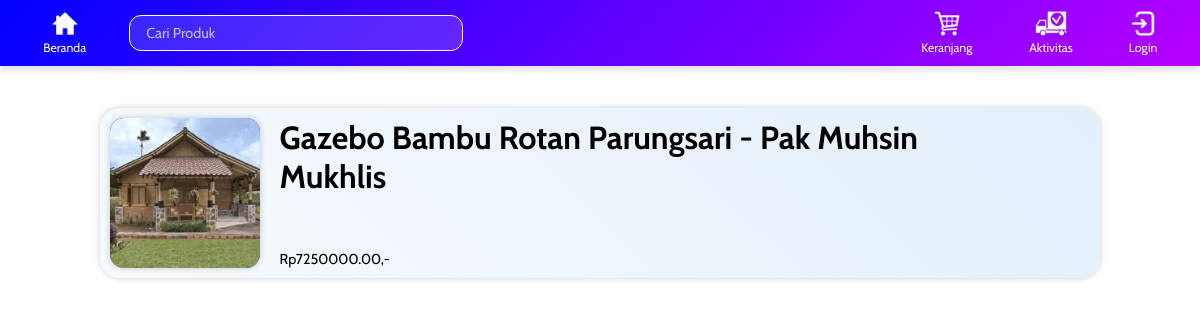
The page /order_detail.php?id=1 on the database its author committed.
### tables this page shows
CREATE TABLE `tbl_pemesanan` (
  `id_pemesanan` int(11) NOT NULL,
  `id_pelanggan` int(11) NOT NULL,
  `tipe_pelanggan` varchar(7) NOT NULL,
  `id_produk` int(11) NOT NULL,
  `jumlah` int(11) NOT NULL,
  `waktu_pemesanan` datetime NOT NULL,
  `total_harga` decimal(10,2) NOT NULL,
  `status` varchar(255) NOT NULL
);

CREATE TABLE `tbl_produk` (
  `id_produk` int(11) NOT NULL,
  `id_penjual` int(11) NOT NULL,
  `nama` varchar(255) NOT NULL,
  `deskripsi` text NOT NULL,
  `harga` decimal(10,2) NOT NULL,
  `stok` int(11) NOT NULL,
  `visual` varchar(255) NOT NULL,
  `format_visual` varchar(5) NOT NULL,
  `rating` decimal(3,2) NOT NULL,
  `jenis_produk` int(11) NOT NULL,
  `kondisi` varchar(10) NOT NULL,
  `berat` decimal(10,0) NOT NULL,
  `cacat` varchar(255) NOT NULL
);

CREATE TABLE `tbl_penjual` (
  `id_penjual` int(11) NOT NULL,
  `nama` varchar(255) NOT NULL,
  `email` varchar(255) NOT NULL,
  `password` varchar(255) NOT NULL,
  `no_telepon` varchar(255) NOT NULL,
  `alamat` varchar(255) NOT NULL,
  `kota` varchar(100) NOT NULL,
  `deskripsi_penjual` text NOT NULL,
  `foto_profil` varchar(255) NOT NULL
);

### order_detail.php (the view, shortened to what this page needs)
<?php
    include "Koneksi.php"; include "session.php";
    $id_pemesanan = $_GET['id'];
    $sql = "SELECT * FROM tbl_pemesanan WHERE id_pemesanan = '$id_pemesanan'";
    $result = mysqli_query($conn, $sql);
?>
<!DOCTYPE html>
<html lang="en">
<head>
    <link rel="stylesheet" href="styles/status_pesanan.css?v=<?php echo time(); ?>">
</head>
<body>
    <?php include "header.php"; ?>
    <?php while($read = mysqli_fetch_assoc($result)):?>
        <?php
            $id_produk = $read['id_produk'];
            $sql_produk = mysqli_query($conn, "SELECT * FROM tbl_produk WHERE id_produk = '$id_produk'");
            $result_produk = mysqli_fetch_assoc($sql_produk);
            $sql_publisher = mysqli_query($conn, "SELECT nama FROM tbl_penjual WHERE id_penjual = '$result_produk[id_penjual]'");
            $result_publisher = mysqli_fetch_assoc($sql_publisher);
        ?>
    <div id="container">
            <div class="detail interactive2">
                <div class="gambar">
                    <img src="<?php
                        if($result_produk['visual'] == "") {echo "img/schola.webp";}
                        else {echo 'img/produk/'.$result_produk['visual'];}
                    ?>">
                </div>
                <div class="produk_container">
                    <div class="p_pcs">
                        <h1><?= $result_produk['nama']; ?> <br> <?= $result_publisher['nama']; ?></h1>
                        <p>Rp<?= $result_produk['harga'] ?>,-</p>
                    </div>
                </div>
            </div>
    </div>
    <?php endwhile; ?>
</body>
</html>

### styles/status_pesanan.css (style rules this page uses)
* { margin: 0; padding: 0; }
.interactive, .interactive2 { transition: .15s; }
#container { max-width: 1000px; align-items: center; justify-content: center; display: flex; margin: 30px auto; }
div.detail { min-width: 620px; height: 150px; background: var(--color1); padding: 10px; flex: 2; justify-content: center; align-items: center; display: flex; gap: 2%; box-shadow: var(--boxShadow2); border-radius: 20px; }
div.gambar { min-height: 150px; height: 100%; max-height: 400px; object-fit: cover; max-width: 150px; flex: 1; border-radius: 14px; overflow: hidden; background: linear-gradient(-45deg, rgb(63, 63, 243), rgb(1, 1, 129)); box-shadow: var(--boxShadow2); align-items: center; justify-content: center; display: flex; overflow: hidden; }
div.gambar img { width: 100%; height: 100%; object-fit: cover; object-position: center; transition: .35s; }
div.produk_container { flex: 1; height: 100%; align-items: flex-start; display: flex; justify-content: space-between; }
div.p_pcs { flex: 1; width: 100%; height: 100%; display: flex; justify-content: space-between; flex-direction: column; }

### styles/header.css (style rules this page uses)
:root { --color1: linear-gradient(45deg, rgb(246, 250, 253), rgb(227, 239, 250)); --color2: linear-gradient(45deg, rgb(246, 250, 253), rgb(227, 239, 250)); --blue_gradient1: linear-gradient(-45deg, rgb(63, 63, 243), rgb(1, 1, 129)); --blue_gradient2: linear-gradient(-45deg, rgb(183, 0, 255), blue); --blue_gradient3: linear-gradient(-45deg, rgb(116, 239, 255), rgb(39, 151, 255)); --boxShadow1: 2px 2px 3px rgba(0, 0, 0, 0.2); --boxShadow2: 0px 0px 6px rgba(0, 0, 0, 0.2); }
* { user-select: none; }

### styles/root.css (style rules this page uses)
:root { --color1: linear-gradient(45deg, aliceblue, rgb(132, 180, 224)); --color2: rgb(244, 249, 252); --purple1: rgb(183, 0, 255); --blue_gradient1: linear-gradient(-45deg, rgb(63, 63, 243), rgb(1, 1, 129)); --blue_gradient2: linear-gradient(-45deg, rgb(210,1,191), blue); --blue_gradient3: linear-gradient(-45deg, rgb(78, 221, 240), rgb(39, 151, 255)); --boxShadow1: 1px 2px 3px rgba(0, 0, 0, 0.2); --boxShadow2: 0px 0px 6px rgba(0, 0, 0, 0.2); }

### rows shown on the page
tbl_pemesanan: id_produk.visual (picture), id_produk.nama "Gazebo Bambu Rotan Parungsari - Pak Muhsin", tbl_penjual.nama "Mukhlis", id_produk.harga "7250000.00"
